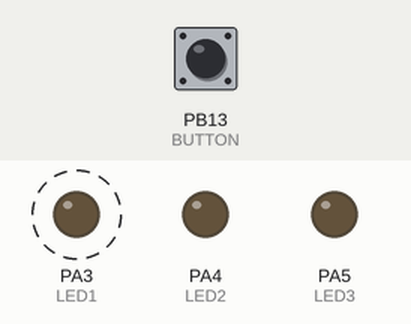
Simulated run of this sketch. Board: STM32 Blue Pill. Parts: output pins drawn as LEDs (lit = HIGH). Dashed ring = blinking. The inputs (shaded band) are chosen by the test bench; at power-on: PB13 (BUTTON) HIGH.

Above: at 1.2 s.
1.3 s: PB13 (BUTTON) pulled LOW for 0.15 s
At 1.75 s:
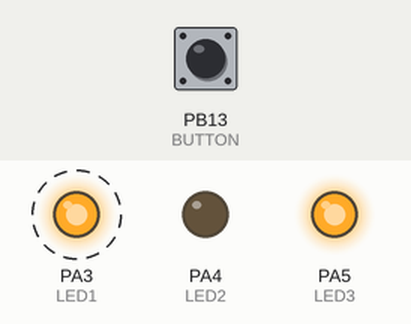
4.3 s: PB13 (BUTTON) pulled LOW for 1 s
At 4.75 s:
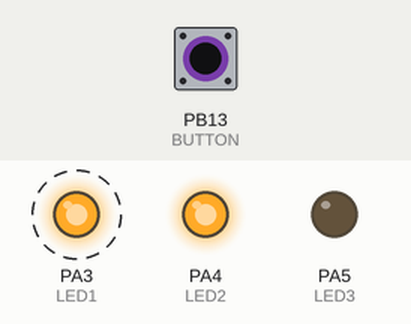
7.3 s: PB13 (BUTTON) pulled LOW for 3.2 s
At 7.9 s:
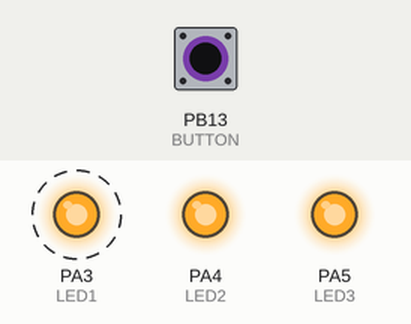
Timing chart, 0 to 18.0 s (numbered marks = the images above; inputs shaded):
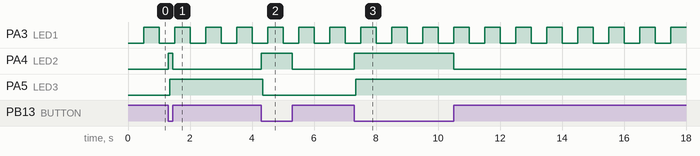

The sketch:

Digital_Electronics_2_Laboratory_Assignment_1.ino
```cpp
#include <Arduino.h>

// Pin Definitions (adjust to your board)
#define LED1 PA3   // Blinks at 1Hz (Step 3)
#define LED2 PA4   // Blinks when button held (Step 5)
#define LED3 PA5   // Toggles on button press (Step 6)
#define BUTTON PB13 // Onboard button (active-low)

// Variables for Step 3 (1Hz blinking)
uint32_t lastBlinkTime = 0;
const uint16_t blinkInterval = 500; // 500ms

// Variables for Step 5 (button polling)
bool buttonHeld = false;

// Variables for Step 6 (interrupt debouncing)
volatile bool buttonPressed = false;
volatile uint32_t lastInterruptTime = 0;
const uint16_t debounceDelay = 50; // 50ms

void setup() {
  pinMode(LED1, OUTPUT);
  pinMode(LED2, OUTPUT);
  pinMode(LED3, OUTPUT);
  pinMode(BUTTON, INPUT_PULLUP);

  // Attach interrupt for Step 6 (toggle LED3 on press)
  attachInterrupt(digitalPinToInterrupt(BUTTON), buttonISR, FALLING);
}

void loop() {
  // Step 3: Blink LED1 at 1Hz using millis()
  if (millis() - lastBlinkTime >= blinkInterval) {
    digitalWrite(LED1, !digitalRead(LED1));
    lastBlinkTime = millis();
  }

  // Step 5: Blink LED2 only when button is held (polling)
  buttonHeld = (digitalRead(BUTTON) == LOW); // Active-low check
  digitalWrite(LED2, buttonHeld ? HIGH : LOW);

  // Step 6: Handle interrupt-based toggle for LED3
  if (buttonPressed && (millis() - lastInterruptTime > debounceDelay)) {
    buttonPressed = false;
    digitalWrite(LED3, !digitalRead(LED3));
  }
}

// Interrupt Service Routine (Step 6)
void buttonISR() {
  if (millis() - lastInterruptTime > debounceDelay) {
    buttonPressed = true;
    lastInterruptTime = millis();
  }
}
```

Measured:
- after the input at 1.3 s, PA4 (LED2): LOW → HIGH at once, → LOW 0.15 s later; PA5 (LED3): LOW → HIGH after 0.05 s
- after the input at 4.3 s, PA4 (LED2): LOW → HIGH at once, → LOW 1.0 s later; PA5 (LED3): HIGH → LOW after 0.05 s
- after the input at 7.3 s, PA4 (LED2): LOW → HIGH at once, → LOW 3.2 s later; PA5 (LED3): LOW → HIGH after 0.05 s
- by itself, PA3 (LED1): alternates HIGH for 0.50 s and LOW for 0.50 s
